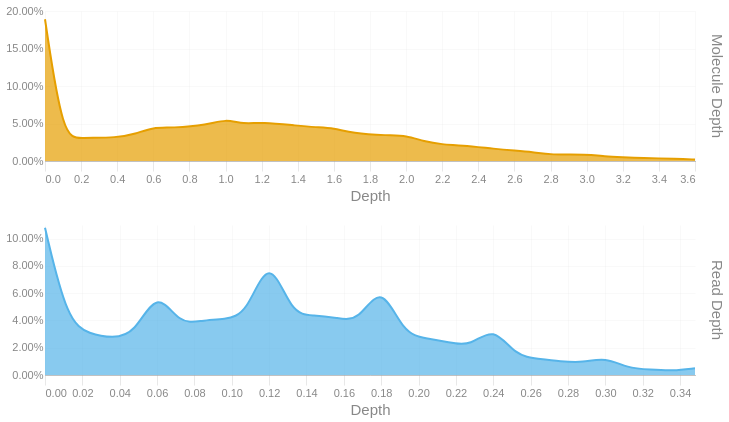

Notebook code for this chart:
### Code cell
readdep = depth_hist(tb['Read Depth'], q99, 3)
readdep = readdep.with_columns(pl.lit('Read Depth').alias('Metric'))
if not SKIPLR:
    moldep = depth_hist(tb['Molecule Depth'], mol_q99, 1)
    moldep = moldep.with_columns(pl.lit('Molecule Depth').alias('Metric'))
    _hist = pl.concat([readdep, moldep])
    _hist = _hist.filter(pl.col('Proportion') != 0)
    with SafeRender(_hist):
        (
            alt.Chart(_hist)        
            .mark_area(interpolate = "basis")
            .encode(
                x=alt.X('Bin:Q').scale(domainMin=0).axis(alt.Axis(title='Depth')),
                y = alt.Y('Proportion:Q', title = None).axis(format = '.2%'),
                color = alt.Color('Metric:N').legend(None),
                row = alt.Row("Metric:N").header(title = None, labelOrient = 'right'),
                tooltip = [
                    alt.Tooltip("Metric:N", title = "Metric"),
                    alt.Tooltip('Interval:N', title = "Depth Interval"),
                    alt.Tooltip('Proportion:Q', title = "% Alignments").format('.2%')
                ]
            )
            .resolve_scale(x='independent', y='independent')
            .properties(
                height = 150, width = 650,
                usermeta={'embedOptions': {'downloadFileName': f'{samplename}.depth.hist'}}
            )
        ).display()
else:
    readdep = readdep.filter(pl.col('Proportion') != 0)
    with SafeRender(readdep):
        (
            alt.Chart(readdep)        
            .mark_area(interpolate = "basis")
            .encode(
                x=alt.X('Bin:Q').scale(domainMin=0).axis(alt.Axis(title='Depth')),
                y = alt.Y('Proportion:Q', title = None).axis(format = '.2%'),
                tooltip = [
                    alt.Tooltip('Interval:N', title = "Depth Interval"),
                    alt.Tooltip('Proportion:Q', title = "% Alignments").format('.2%')
                ]
            )
            .properties(
                usermeta={'embedOptions': {'downloadFileName': f'{samplename}.depth.hist'}}
            )
        ).display()

### Figure 1 — Vega-Lite specification as saved in the notebook (floating-point values rounded to 4 significant figures)
{"width": 650, "height": 150, "config": {"title": {"anchor": "start", "dy": -15, "fontSize": 18, "color": "#888888", "subtitleColor": "#888888", "subtitleFontSize": 14}, "arc": {"fill": "#0072B2"}, "axis": {"domainColor": "#888888", "domainWidth": 0.5, "gridWidth": 0.2, "grid": false, "titleFontWeight": 400, "titleFontSize": 15, "labelFontSize": 11, "labelColor": "#888888", "tickColor": "#888888", "tickWidth": 0.2, "titleColor": "#888888"}, "axisBand": {"grid": false}, "axisX": {"grid": true, "tickSize": 10, "domainCap": "round"}, "axisY": {"domain": false, "grid": true, "tickSize": 0, "domainCap": "round"}, "background": "transparent", "header": {"labelFontSize": 15, "labelColor": "#888888", "titleFontSize": 15, "titleFontWeight": 600, "titleColor": "#888888"}, "legend": {"labelFont": "sans-serif", "labelFontSize": 12, "labelColor": "#888888", "symbolSize": 100, "symbolType": "circle", "titleFontSize": 12, "titlePadding": 10, "titleColor": "#888888", "title": null}, "range": {"category": ["#E69F00", "#56B4E9", "#009E73", "#F0E442", "#0072B2", "#D55E00", "#CC79A7", "#000000"], "diverging": ["#cfe8f3", "#a2d4ec", "#73bfe2", "#46abdb", "#1696d2", "#12719e"]}, "area": {"fill": "#0072B2", "fillOpacity": 0.7, "line": true, "strokeOpacity": 0.7}, "line": {"color": "#0072B2", "stroke": "#0072B2", "strokeWidth": 2}, "trail": {"color": "#0072B2", "stroke": "#0072B2", "strokeWidth": 0, "size": 1}, "point": {"filled": true, "fillOpacity": 1.0, "size": 95}, "text": {"color": "#888888", "fontSize": 11, "align": "right", "fontWeight": 400, "size": 11}, "bar": {"fill": "#0072B2", "stroke": null}, "view": {"stroke": null, "continuousWidth": 660, "continuousHeight": 400}}, "data": {"name": "data-7b726e19fedf8bd4b7da80ca94cc4b08"}, "mark": {"type": "area", "interpolate": "basis"}, "encoding": {"color": {"field": "Metric", "legend": null, "type": "nominal"}, "row": {"field": "Metric", "header": {"title": null, "labelOrient": "right"}, "type": "nominal"}, "tooltip": [{"field": "Metric", "title": "Metric", "type": "nominal"}, {"field": "Interval", "title": "Depth Interval", "type": "nominal"}, {"field": "Proportion", "format": ".2%", "title": "% Alignments", "type": "quantitative"}], "x": {"axis": {"title": "Depth"}, "field": "Bin", "scale": {"domainMin": 0}, "type": "quantitative"}, "y": {"axis": {"format": ".2%"}, "field": "Proportion", "title": null, "type": "quantitative"}}, "resolve": {"scale": {"x": "independent", "y": "independent"}}, "usermeta": {"embedOptions": {"downloadFileName": "TF26LRJL0083_50B_L_10484332_23Y22YLT4_L7.depth.hist"}}, "$schema": "https://vega.github.io/schema/vega-lite/v6.4.1.json", "datasets": {"data-7b726e19fedf8bd4b7da80ca94cc4b08": [{"Bin": 0.0, "Interval": "0.0-0.012", "Proportion": 0.108, "Metric": "Read Depth"}, {"Bin": 0.012, "Interval": "0.012-0.024", "Proportion": 0.039, "Metric": "Read Depth"}, {"Bin": 0.024, "Interval": "0.024-0.036", "Proportion": 0.03, "Metric": "Read Depth"}, {"Bin": 0.036, "Interval": "0.036-0.048", "Proportion": 0.027, "Metric": "Read Depth"}, {"Bin": 0.048, "Interval": "0.048-0.06", "Proportion": 0.03, "Metric": "Read Depth"}, {"Bin": 0.06, "Interval": "0.06-0.072", "Proportion": 0.063, "Metric": "Read Depth"}, {"Bin": 0.072, "Interval": "0.072-0.084", "Proportion": 0.037, "Metric": "Read Depth"}, {"Bin": 0.084, "Interval": "0.084-0.096", "Proportion": 0.04, "Metric": "Read Depth"}, {"Bin": 0.096, "Interval": "0.096-0.108", "Proportion": 0.041, "Metric": "Read Depth"}, {"Bin": 0.108, "Interval": "0.108-0.12", "Proportion": 0.044, "Metric": "Read Depth"}, {"Bin": 0.12, "Interval": "0.12-0.132", "Proportion": 0.09, "Metric": "Read Depth"}, {"Bin": 0.132, "Interval": "0.132-0.144", "Proportion": 0.044, "Metric": "Read Depth"}, {"Bin": 0.144, "Interval": "0.144-0.156", "Proportion": 0.044, "Metric": "Read Depth"}, {"Bin": 0.156, "Interval": "0.156-0.168", "Proportion": 0.042, "Metric": "Read Depth"}, {"Bin": 0.168, "Interval": "0.168-0.18", "Proportion": 0.039, "Metric": "Read Depth"}, {"Bin": 0.18, "Interval": "0.18-0.192", "Proportion": 0.068, "Metric": "Read Depth"}, {"Bin": 0.192, "Interval": "0.192-0.204", "Proportion": 0.03, "Metric": "Read Depth"}, {"Bin": 0.204, "Interval": "0.204-0.216", "Proportion": 0.027, "Metric": "Read Depth"}, {"Bin": 0.216, "Interval": "0.216-0.228", "Proportion": 0.024, "Metric": "Read Depth"}, {"Bin": 0.228, "Interval": "0.228-0.24", "Proportion": 0.021, "Metric": "Read Depth"}, {"Bin": 0.24, "Interval": "0.24-0.252", "Proportion": 0.036, "Metric": "Read Depth"}, {"Bin": 0.252, "Interval": "0.252-0.264", "Proportion": 0.014, "Metric": "Read Depth"}, {"Bin": 0.264, "Interval": "0.264-0.276", "Proportion": 0.012, "Metric": "Read Depth"}, {"Bin": 0.276, "Interval": "0.276-0.288", "Proportion": 0.01, "Metric": "Read Depth"}, {"Bin": 0.288, "Interval": "0.288-0.3", "Proportion": 0.009, "Metric": "Read Depth"}, {"Bin": 0.3, "Interval": "0.3-0.312", "Proportion": 0.013, "Metric": "Read Depth"}, {"Bin": 0.312, "Interval": "0.312-0.324", "Proportion": 0.005, "Metric": "Read Depth"}, {"Bin": 0.324, "Interval": "0.324-0.336", "Proportion": 0.004, "Metric": "Read Depth"}, {"Bin": 0.336, "Interval": "0.336-0.348", "Proportion": 0.003, "Metric": "Read Depth"}, {"Bin": 0.348, "Interval": "0.348-0.36", "Proportion": 0.005, "Metric": "Read Depth"}, {"Bin": 0.0, "Interval": "0.0-0.1", "Proportion": 0.189, "Metric": "Molecule Depth"}, {"Bin": 0.1, "Interval": "0.1-0.2", "Proportion": 0.029, "Metric": "Molecule Depth"}, {"Bin": 0.2, "Interval": "0.2-0.4", "Proportion": 0.031, "Metric": "Molecule Depth"}, {"Bin": 0.4, "Interval": "0.4-0.5", "Proportion": 0.031, "Metric": "Molecule Depth"}, {"Bin": 0.5, "Interval": "0.5-0.6", "Proportion": 0.036, "Metric": "Molecule Depth"}, {"Bin": 0.6, "Interval": "0.6-0.7", "Proportion": 0.045, "Metric": "Molecule Depth"}, {"Bin": 0.7, "Interval": "0.7-0.9", "Proportion": 0.044, "Metric": "Molecule Depth"}, {"Bin": 0.9, "Interval": "0.9-1.0", "Proportion": 0.048, "Metric": "Molecule Depth"}, {"Bin": 1.0, "Interval": "1.0-1.1", "Proportion": 0.056, "Metric": "Molecule Depth"}, {"Bin": 1.1, "Interval": "1.1-1.2", "Proportion": 0.049, "Metric": "Molecule Depth"}, {"Bin": 1.2, "Interval": "1.2-1.4", "Proportion": 0.052, "Metric": "Molecule Depth"}, {"Bin": 1.4, "Interval": "1.4-1.5", "Proportion": 0.047, "Metric": "Molecule Depth"}, {"Bin": 1.5, "Interval": "1.5-1.6", "Proportion": 0.045, "Metric": "Molecule Depth"}, {"Bin": 1.6, "Interval": "1.6-1.7", "Proportion": 0.044, "Metric": "Molecule Depth"}, {"Bin": 1.7, "Interval": "1.7-1.9", "Proportion": 0.037, "Metric": "Molecule Depth"}, {"Bin": 1.9, "Interval": "1.9-2.0", "Proportion": 0.034, "Metric": "Molecule Depth"}, {"Bin": 2.0, "Interval": "2.0-2.1", "Proportion": 0.034, "Metric": "Molecule Depth"}, {"Bin": 2.1, "Interval": "2.1-2.2", "Proportion": 0.026, "Metric": "Molecule Depth"}, {"Bin": 2.2, "Interval": "2.2-2.3", "Proportion": 0.022, "Metric": "Molecule Depth"}, {"Bin": 2.3, "Interval": "2.3-2.5", "Proportion": 0.021, "Metric": "Molecule Depth"}, {"Bin": 2.5, "Interval": "2.5-2.6", "Proportion": 0.016, "Metric": "Molecule Depth"}, {"Bin": 2.6, "Interval": "2.6-2.7", "Proportion": 0.014, "Metric": "Molecule Depth"}, {"Bin": 2.7, "Interval": "2.7-2.8", "Proportion": 0.012, "Metric": "Molecule Depth"}, {"Bin": 2.8, "Interval": "2.8-3.0", "Proportion": 0.008, "Metric": "Molecule Depth"}, {"Bin": 3.0, "Interval": "3.0-3.1", "Proportion": 0.009, "Metric": "Molecule Depth"}, {"Bin": 3.1, "Interval": "3.1-3.2", "Proportion": 0.006, "Metric": "Molecule Depth"}, {"Bin": 3.2, "Interval": "3.2-3.3", "Proportion": 0.005, "Metric": "Molecule Depth"}, {"Bin": 3.3, "Interval": "3.3-3.5", "Proportion": 0.004, "Metric": "Molecule Depth"}, {"Bin": 3.5, "Interval": "3.5-3.6", "Proportion": 0.003, "Metric": "Molecule Depth"}, {"Bin": 3.6, "Interval": "3.6-3.71", "Proportion": 0.002, "Metric": "Molecule Depth"}]}}
